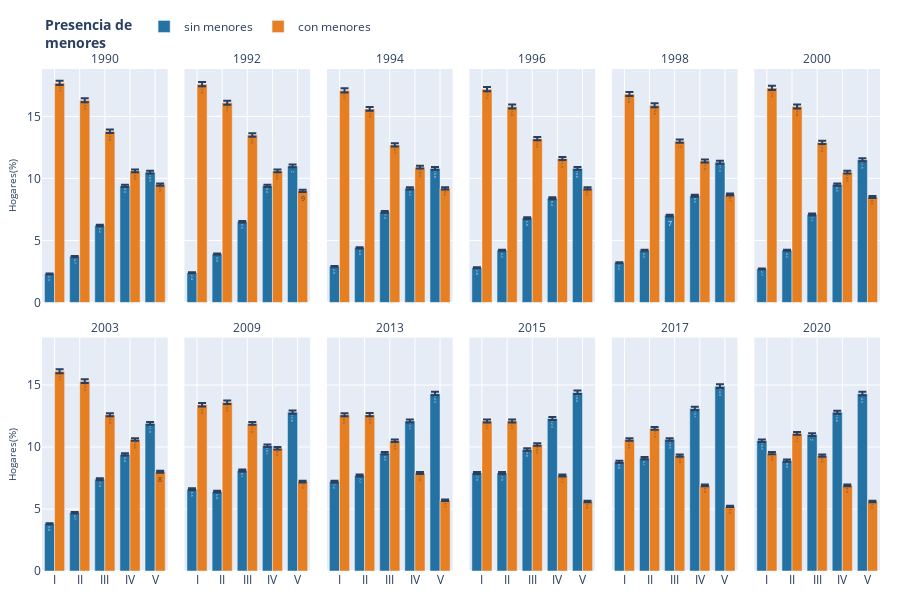

Notebook code for this chart:
### Code cell
df02 = pd.read_csv(rutas[1])
fig = px.bar(df02.loc[df02.tipo_est == 'proporcion'],
             x =  'quintil' ,
             y = 'dato', facet_col= 'anio',
             color = 'menor_18',
             facet_col_wrap=6,
             labels = {
                 'menor_18': '<b>Presencia de <br>menores</b>',
                 'dato': 'Hogares(%)',
                 # 'pobreza': None
                 # 'anio': 'Periodo'
             },
             error_y_minus='ic_bajo',
             error_y='ic_alto',
             # error_y={
             #     "type": "data",
             #     "symmetric": False,
             #     "array": 'ic_alto',
             #     "arrayminus": 'ic_bajo',
             #     "color": 'black',
             #     "thickness":3,
             #     "width":2
             # },
             # category_orders={
             #     'pobreza': ['no pobre','pobre no extremo', 'pobre extremo']
             # },

             color_discrete_map={
                 'sin menores': '#2471A3',
                 'con menores': '#E67E22'
             },
             text ='dato'


             )
fig.for_each_annotation(lambda a: a.update(text=a.text.split('=')[-1]),
                        # x=0.2, xref='x domain',
                        # y=0.8, yref='y domain'
                        )
fig.update_layout(template='plotly',
                  # title ='<b>Evolución de la distribución de hogares con y sin menores de 18 años, según situación de '
                  #        'pobreza</b>',
                  height=600,
                  # width=1100
                  margin=
                  dict(
                      l=20,
                      r=20,
                      b=20,
                      t=20
                  ),
                  barmode='group',
                  legend=dict(
                      # title=None,
                      orientation='h', y=1.02, yanchor='bottom', x=0.2, xanchor='center'
                  )
                  )
fig.update_xaxes(title=None,
                 showgrid=True,
                 tickangle=0,


                 )
fig.update_yaxes(
    title_font_size = 10,
    title_standoff = 8
)
fig.write_image('resultados/img/02_02_px.jpeg')

fig.show()

### Figure 1 — Plotly figure (JSON) as saved in the notebook; plotly's stock layout.template omitted (floating-point values rounded to 4 significant figures)
{"data": [{"alignmentgroup": "True", "error_y": {"array": [0.02547, 0.03989, 0.0656, 0.09891, 0.1102], "arrayminus": [0.02105, 0.03432, 0.05843, 0.08982, 0.1002]}, "hovertemplate": "<b>Presencia de <br>menores</b>=sin menores<br>anio=1990<br>quintil=%{x}<br>Hogares(%)=%{text}<extra></extra>", "legendgroup": "sin menores", "marker": {"color": "#2471A3", "pattern": {"shape": ""}}, "name": "sin menores", "offsetgroup": "sin menores", "orientation": "v", "showlegend": true, "text": [2.3, 3.7, 6.2, 9.4, 10.5], "textposition": "auto", "x": ["I", "II", "III", "IV", "V"], "xaxis": "x7", "y": [2.3, 3.7, 6.2, 9.4, 10.5], "yaxis": "y7", "type": "bar"}, {"alignmentgroup": "True", "error_y": {"array": [0.02641, 0.04173, 0.06858, 0.0982, 0.1141], "arrayminus": [0.02262, 0.03673, 0.06213, 0.09006, 0.1052]}, "hovertemplate": "<b>Presencia de <br>menores</b>=sin menores<br>anio=1992<br>quintil=%{x}<br>Hogares(%)=%{text}<extra></extra>", "legendgroup": "sin menores", "marker": {"color": "#2471A3", "pattern": {"shape": ""}}, "name": "sin menores", "offsetgroup": "sin menores", "orientation": "v", "showlegend": false, "text": [2.4, 3.9, 6.5, 9.4, 11.0], "textposition": "auto", "x": ["I", "II", "III", "IV", "V"], "xaxis": "x8", "y": [2.4, 3.9, 6.5, 9.4, 11.0], "yaxis": "y8", "type": "bar"}, {"alignmentgroup": "True", "error_y": {"array": [0.03135, 0.04636, 0.07651, 0.09556, 0.1122], "arrayminus": [0.02709, 0.0413, 0.0696, 0.08762, 0.1031]}, "hovertemplate": "<b>Presencia de <br>menores</b>=sin menores<br>anio=1994<br>quintil=%{x}<br>Hogares(%)=%{text}<extra></extra>", "legendgroup": "sin menores", "marker": {"color": "#2471A3", "pattern": {"shape": ""}}, "name": "sin menores", "offsetgroup": "sin menores", "orientation": "v", "showlegend": false, "text": [2.9, 4.4, 7.3, 9.2, 10.8], "textposition": "auto", "x": ["I", "II", "III", "IV", "V"], "xaxis": "x9", "y": [2.9, 4.4, 7.3, 9.2, 10.8], "yaxis": "y9", "type": "bar"}, {"alignmentgroup": "True", "error_y": {"array": [0.03068, 0.04502, 0.07268, 0.08907, 0.115], "arrayminus": [0.02485, 0.03899, 0.06451, 0.07903, 0.1018]}, "hovertemplate": "<b>Presencia de <br>menores</b>=sin menores<br>anio=1996<br>quintil=%{x}<br>Hogares(%)=%{text}<extra></extra>", "legendgroup": "sin menores", "marker": {"color": "#2471A3", "pattern": {"shape": ""}}, "name": "sin menores", "offsetgroup": "sin menores", "orientation": "v", "showlegend": false, "text": [2.8, 4.2, 6.8, 8.4, 10.8], "textposition": "auto", "x": ["I", "II", "III", "IV", "V"], "xaxis": "x10", "y": [2.8, 4.2, 6.8, 8.4, 10.8], "yaxis": "y10", "type": "bar"}, {"alignmentgroup": "True", "error_y": {"array": [0.03407, 0.04403, 0.07345, 0.08991, 0.118], "arrayminus": [0.02958, 0.03917, 0.06703, 0.08189, 0.1076]}, "hovertemplate": "<b>Presencia de <br>menores</b>=sin menores<br>anio=1998<br>quintil=%{x}<br>Hogares(%)=%{text}<extra></extra>", "legendgroup": "sin menores", "marker": {"color": "#2471A3", "pattern": {"shape": ""}}, "name": "sin menores", "offsetgroup": "sin menores", "orientation": "v", "showlegend": false, "text": [3.2, 4.2, 7.0, 8.6, 11.3], "textposition": "auto", "x": ["I", "II", "III", "IV", "V"], "xaxis": "x11", "y": [3.2, 4.2, 7.0, 8.6, 11.3], "yaxis": "y11", "type": "bar"}, {"alignmentgroup": "True", "error_y": {"array": [0.02892, 0.0448, 0.07552, 0.09959, 0.1209], "arrayminus": [0.02499, 0.03986, 0.06655, 0.09061, 0.109]}, "hovertemplate": "<b>Presencia de <br>menores</b>=sin menores<br>anio=2000<br>quintil=%{x}<br>Hogares(%)=%{text}<extra></extra>", "legendgroup": "sin menores", "marker": {"color": "#2471A3", "pattern": {"shape": ""}}, "name": "sin menores", "offsetgroup": "sin menores", "orientation": "v", "showlegend": false, "text": [2.7, 4.2, 7.1, 9.5, 11.5], "textposition": "auto", "x": ["I", "II", "III", "IV", "V"], "xaxis": "x12", "y": [2.7, 4.2, 7.1, 9.5, 11.5], "yaxis": "y12", "type": "bar"}, {"alignmentgroup": "True", "error_y": {"array": [0.04055, 0.04992, 0.07733, 0.09835, 0.1245], "arrayminus": [0.03642, 0.04443, 0.07071, 0.09031, 0.1138]}, "hovertemplate": "<b>Presencia de <br>menores</b>=sin menores<br>anio=2003<br>quintil=%{x}<br>Hogares(%)=%{text}<extra></extra>", "legendgroup": "sin menores", "marker": {"color": "#2471A3", "pattern": {"shape": ""}}, "name": "sin menores", "offsetgroup": "sin menores", "orientation": "v", "showlegend": false, "text": [3.8, 4.7, 7.4, 9.4, 11.9], "textposition": "auto", "x": ["I", "II", "III", "IV", "V"], "xaxis": "x", "y": [3.8, 4.7, 7.4, 9.4, 11.9], "yaxis": "y", "type": "bar"}, {"alignmentgroup": "True", "error_y": {"array": [0.06876, 0.06685, 0.0841, 0.1051, 0.1345], "arrayminus": [0.06348, 0.06131, 0.07757, 0.09712, 0.1217]}, "hovertemplate": "<b>Presencia de <br>menores</b>=sin menores<br>anio=2009<br>quintil=%{x}<br>Hogares(%)=%{text}<extra></extra>", "legendgroup": "sin menores", "marker": {"color": "#2471A3", "pattern": {"shape": ""}}, "name": "sin menores", "offsetgroup": "sin menores", "orientation": "v", "showlegend": false, "text": [6.6, 6.4, 8.1, 10.1, 12.8], "textposition": "auto", "x": ["I", "II", "III", "IV", "V"], "xaxis": "x2", "y": [6.6, 6.4, 8.1, 10.1, 12.8], "yaxis": "y2", "type": "bar"}, {"alignmentgroup": "True", "error_y": {"array": [0.07522, 0.08128, 0.09867, 0.1267, 0.1508], "arrayminus": [0.06865, 0.07277, 0.09095, 0.1161, 0.1356]}, "hovertemplate": "<b>Presencia de <br>menores</b>=sin menores<br>anio=2013<br>quintil=%{x}<br>Hogares(%)=%{text}<extra></extra>", "legendgroup": "sin menores", "marker": {"color": "#2471A3", "pattern": {"shape": ""}}, "name": "sin menores", "offsetgroup": "sin menores", "orientation": "v", "showlegend": false, "text": [7.2, 7.7, 9.5, 12.1, 14.3], "textposition": "auto", "x": ["I", "II", "III", "IV", "V"], "xaxis": "x3", "y": [7.2, 7.7, 9.5, 12.1, 14.3], "yaxis": "y3", "type": "bar"}, {"alignmentgroup": "True", "error_y": {"array": [0.0822, 0.08189, 0.1007, 0.1275, 0.1517], "arrayminus": [0.07651, 0.0761, 0.09447, 0.1195, 0.1369]}, "hovertemplate": "<b>Presencia de <br>menores</b>=sin menores<br>anio=2015<br>quintil=%{x}<br>Hogares(%)=%{text}<extra></extra>", "legendgroup": "sin menores", "marker": {"color": "#2471A3", "pattern": {"shape": ""}}, "name": "sin menores", "offsetgroup": "sin menores", "orientation": "v", "showlegend": false, "text": [7.9, 7.9, 9.8, 12.3, 14.4], "textposition": "auto", "x": ["I", "II", "III", "IV", "V"], "xaxis": "x4", "y": [7.9, 7.9, 9.8, 12.3, 14.4], "yaxis": "y4", "type": "bar"}, {"alignmentgroup": "True", "error_y": {"array": [0.09109, 0.09451, 0.1097, 0.1353, 0.1561], "arrayminus": [0.08507, 0.08826, 0.1027, 0.1271, 0.1415]}, "hovertemplate": "<b>Presencia de <br>menores</b>=sin menores<br>anio=2017<br>quintil=%{x}<br>Hogares(%)=%{text}<extra></extra>", "legendgroup": "sin menores", "marker": {"color": "#2471A3", "pattern": {"shape": ""}}, "name": "sin menores", "offsetgroup": "sin menores", "orientation": "v", "showlegend": false, "text": [8.8, 9.1, 10.6, 13.1, 14.9], "textposition": "auto", "x": ["I", "II", "III", "IV", "V"], "xaxis": "x5", "y": [8.8, 9.1, 10.6, 13.1, 14.9], "yaxis": "y5", "type": "bar"}, {"alignmentgroup": "True", "error_y": {"array": [0.1082, 0.09225, 0.1134, 0.1325, 0.1494], "arrayminus": [0.1015, 0.08602, 0.1062, 0.1246, 0.1377]}, "hovertemplate": "<b>Presencia de <br>menores</b>=sin menores<br>anio=2020<br>quintil=%{x}<br>Hogares(%)=%{text}<extra></extra>", "legendgroup": "sin menores", "marker": {"color": "#2471A3", "pattern": {"shape": ""}}, "name": "sin menores", "offsetgroup": "sin menores", "orientation": "v", "showlegend": false, "text": [10.5, 8.9, 11.0, 12.8, 14.3], "textposition": "auto", "x": ["I", "II", "III", "IV", "V"], "xaxis": "x6", "y": [10.5, 8.9, 11.0, 12.8, 14.3], "yaxis": "y6", "type": "bar"}, {"alignmentgroup": "True", "error_y": {"array": [0.1825, 0.1686, 0.1435, 0.1106, 0.09981], "arrayminus": [0.1713, 0.1576, 0.1329, 0.101, 0.0902]}, "hovertemplate": "<b>Presencia de <br>menores</b>=con menores<br>anio=1990<br>quintil=%{x}<br>Hogares(%)=%{text}<extra></extra>", "legendgroup": "con menores", "marker": {"color": "#E67E22", "pattern": {"shape": ""}}, "name": "con menores", "offsetgroup": "con menores", "orientation": "v", "showlegend": true, "text": [17.7, 16.3, 13.8, 10.6, 9.5], "textposition": "auto", "x": ["I", "II", "III", "IV", "V"], "xaxis": "x7", "y": [17.7, 16.3, 13.8, 10.6, 9.5], "yaxis": "y7", "type": "bar"}, {"alignmentgroup": "True", "error_y": {"array": [0.1805, 0.1657, 0.1394, 0.1105, 0.09465], "arrayminus": [0.1708, 0.156, 0.1301, 0.1017, 0.08637]}, "hovertemplate": "<b>Presencia de <br>menores</b>=con menores<br>anio=1992<br>quintil=%{x}<br>Hogares(%)=%{text}<extra></extra>", "legendgroup": "con menores", "marker": {"color": "#E67E22", "pattern": {"shape": ""}}, "name": "con menores", "offsetgroup": "con menores", "orientation": "v", "showlegend": false, "text": [17.6, 16.1, 13.5, 10.6, 9.0], "textposition": "auto", "x": ["I", "II", "III", "IV", "V"], "xaxis": "x8", "y": [17.6, 16.1, 13.5, 10.6, 9.0], "yaxis": "y8", "type": "bar"}, {"alignmentgroup": "True", "error_y": {"array": [0.1759, 0.1603, 0.1318, 0.1131, 0.09692], "arrayminus": [0.1667, 0.1511, 0.1227, 0.1041, 0.08808]}, "hovertemplate": "<b>Presencia de <br>menores</b>=con menores<br>anio=1994<br>quintil=%{x}<br>Hogares(%)=%{text}<extra></extra>", "legendgroup": "con menores", "marker": {"color": "#E67E22", "pattern": {"shape": ""}}, "name": "con menores", "offsetgroup": "con menores", "orientation": "v", "showlegend": false, "text": [17.1, 15.6, 12.7, 10.9, 9.2], "textposition": "auto", "x": ["I", "II", "III", "IV", "V"], "xaxis": "x9", "y": [17.1, 15.6, 12.7, 10.9, 9.2], "yaxis": "y9", "type": "bar"}, {"alignmentgroup": "True", "error_y": {"array": [0.1788, 0.1645, 0.1379, 0.1225, 0.09812], "arrayminus": [0.1662, 0.1519, 0.1254, 0.1099, 0.08585]}, "hovertemplate": "<b>Presencia de <br>menores</b>=con menores<br>anio=1996<br>quintil=%{x}<br>Hogares(%)=%{text}<extra></extra>", "legendgroup": "con menores", "marker": {"color": "#E67E22", "pattern": {"shape": ""}}, "name": "con menores", "offsetgroup": "con menores", "orientation": "v", "showlegend": false, "text": [17.2, 15.8, 13.2, 11.6, 9.2], "textposition": "auto", "x": ["I", "II", "III", "IV", "V"], "xaxis": "x10", "y": [17.2, 15.8, 13.2, 11.6, 9.2], "yaxis": "y10", "type": "bar"}, {"alignmentgroup": "True", "error_y": {"array": [0.1729, 0.1636, 0.1345, 0.119, 0.09205], "arrayminus": [0.1634, 0.1538, 0.1253, 0.1096, 0.0828]}, "hovertemplate": "<b>Presencia de <br>menores</b>=con menores<br>anio=1998<br>quintil=%{x}<br>Hogares(%)=%{text}<extra></extra>", "legendgroup": "con menores", "marker": {"color": "#E67E22", "pattern": {"shape": ""}}, "name": "con menores", "offsetgroup": "con menores", "orientation": "v", "showlegend": false, "text": [16.8, 15.9, 13.0, 11.4, 8.7], "textposition": "auto", "x": ["I", "II", "III", "IV", "V"], "xaxis": "x11", "y": [16.8, 15.9, 13.0, 11.4, 8.7], "yaxis": "y11", "type": "bar"}, {"alignmentgroup": "True", "error_y": {"array": [0.1782, 0.1627, 0.1365, 0.1106, 0.09072], "arrayminus": [0.1683, 0.1526, 0.122, 0.09976, 0.07997]}, "hovertemplate": "<b>Presencia de <br>menores</b>=con menores<br>anio=2000<br>quintil=%{x}<br>Hogares(%)=%{text}<extra></extra>", "legendgroup": "con menores", "marker": {"color": "#E67E22", "pattern": {"shape": ""}}, "name": "con menores", "offsetgroup": "con menores", "orientation": "v", "showlegend": false, "text": [17.3, 15.8, 12.9, 10.5, 8.5], "textposition": "auto", "x": ["I", "II", "III", "IV", "V"], "xaxis": "x12", "y": [17.3, 15.8, 12.9, 10.5, 8.5], "yaxis": "y12", "type": "bar"}, {"alignmentgroup": "True", "error_y": {"array": [0.1662, 0.1585, 0.1307, 0.1114, 0.08554], "arrayminus": [0.1565, 0.148, 0.1215, 0.1013, 0.07561]}, "hovertemplate": "<b>Presencia de <br>menores</b>=con menores<br>anio=2003<br>quintil=%{x}<br>Hogares(%)=%{text}<extra></extra>", "legendgroup": "con menores", "marker": {"color": "#E67E22", "pattern": {"shape": ""}}, "name": "con menores", "offsetgroup": "con menores", "orientation": "v", "showlegend": false, "text": [16.1, 15.3, 12.6, 10.6, 8.0], "textposition": "auto", "x": ["I", "II", "III", "IV", "V"], "xaxis": "x", "y": [16.1, 15.3, 12.6, 10.6, 8.0], "yaxis": "y", "type": "bar"}, {"alignmentgroup": "True", "error_y": {"array": [0.1379, 0.1403, 0.1235, 0.1031, 0.0767], "arrayminus": [0.1301, 0.1318, 0.1153, 0.09469, 0.06766]}, "hovertemplate": "<b>Presencia de <br>menores</b>=con menores<br>anio=2009<br>quintil=%{x}<br>Hogares(%)=%{text}<extra></extra>", "legendgroup": "con menores", "marker": {"color": "#E67E22", "pattern": {"shape": ""}}, "name": "con menores", "offsetgroup": "con menores", "orientation": "v", "showlegend": false, "text": [13.4, 13.6, 11.9, 9.9, 7.2], "textposition": "auto", "x": ["I", "II", "III", "IV", "V"], "xaxis": "x2", "y": [13.4, 13.6, 11.9, 9.9, 7.2], "yaxis": "y2", "type": "bar"}, {"alignmentgroup": "True", "error_y": {"array": [0.1309, 0.1315, 0.1104, 0.08342, 0.06183], "arrayminus": [0.1207, 0.1198, 0.1003, 0.07416, 0.05254]}, "hovertemplate": "<b>Presencia de <br>menores</b>=con menores<br>anio=2013<br>quintil=%{x}<br>Hogares(%)=%{text}<extra></extra>", "legendgroup": "con menores", "marker": {"color": "#E67E22", "pattern": {"shape": ""}}, "name": "con menores", "offsetgroup": "con menores", "orientation": "v", "showlegend": false, "text": [12.6, 12.6, 10.5, 7.9, 5.7], "textposition": "auto", "x": ["I", "II", "III", "IV", "V"], "xaxis": "x3", "y": [12.6, 12.6, 10.5, 7.9, 5.7], "yaxis": "y3", "type": "bar"}, {"alignmentgroup": "True", "error_y": {"array": [0.1246, 0.1248, 0.1061, 0.07999, 0.05977], "arrayminus": [0.1169, 0.1174, 0.09883, 0.07333, 0.05221]}, "hovertemplate": "<b>Presencia de <br>menores</b>=con menores<br>anio=2015<br>quintil=%{x}<br>Hogares(%)=%{text}<extra></extra>", "legendgroup": "con menores", "marker": {"color": "#E67E22", "pattern": {"shape": ""}}, "name": "con menores", "offsetgroup": "con menores", "orientation": "v", "showlegend": false, "text": [12.1, 12.1, 10.2, 7.7, 5.6], "textposition": "auto", "x": ["I", "II", "III", "IV", "V"], "xaxis": "x4", "y": [12.1, 12.1, 10.2, 7.7, 5.6], "yaxis": "y4", "type": "bar"}, {"alignmentgroup": "True", "error_y": {"array": [0.1106, 0.1186, 0.09821, 0.07208, 0.05583], "arrayminus": [0.1024, 0.1107, 0.08886, 0.06522, 0.04795]}, "hovertemplate": "<b>Presencia de <br>menores</b>=con menores<br>anio=2017<br>quintil=%{x}<br>Hogares(%)=%{text}<extra></extra>", "legendgroup": "con menores", "marker": {"color": "#E67E22", "pattern": {"shape": ""}}, "name": "con menores", "offsetgroup": "con menores", "orientation": "v", "showlegend": false, "text": [10.6, 11.5, 9.3, 6.9, 5.2], "textposition": "auto", "x": ["I", "II", "III", "IV", "V"], "xaxis": "x5", "y": [10.6, 11.5, 9.3, 6.9, 5.2], "yaxis": "y5", "type": "bar"}, {"alignmentgroup": "True", "error_y": {"array": [0.09886, 0.115, 0.1046, 0.07214, 0.06005], "arrayminus": [0.09171, 0.1073, 0.08302, 0.06527, 0.0527]}, "hovertemplate": "<b>Presencia de <br>menores</b>=con menores<br>anio=2020<br>quintil=%{x}<br>Hogares(%)=%{text}<extra></extra>", "legendgroup": "con menores", "marker": {"color": "#E67E22", "pattern": {"shape": ""}}, "name": "con menores", "offsetgroup": "con menores", "orientation": "v", "showlegend": false, "text": [9.5, 11.1, 9.3, 6.9, 5.6], "textposition": "auto", "x": ["I", "II", "III", "IV", "V"], "xaxis": "x6", "y": [9.5, 11.1, 9.3, 6.9, 5.6], "yaxis": "y6", "type": "bar"}], "layout": {"xaxis": {"anchor": "y", "domain": [0.0, 0.15], "title": {}, "showgrid": true, "tickangle": 0}, "yaxis": {"anchor": "x", "domain": [0.0, 0.465], "title": {"text": "Hogares(%)", "font": {"size": 10}, "standoff": 8}}, "xaxis2": {"anchor": "y2", "domain": [0.17, 0.32], "matches": "x", "title": {}, "showgrid": true, "tickangle": 0}, "yaxis2": {"anchor": "x2", "domain": [0.0, 0.465], "matches": "y", "showticklabels": false, "title": {"font": {"size": 10}, "standoff": 8}}, "xaxis3": {"anchor": "y3", "domain": [0.34, 0.49], "matches": "x", "title": {}, "showgrid": true, "tickangle": 0}, "yaxis3": {"anchor": "x3", "domain": [0.0, 0.465], "matches": "y", "showticklabels": false, "title": {"font": {"size": 10}, "standoff": 8}}, "xaxis4": {"anchor": "y4", "domain": [0.51, 0.66], "matches": "x", "title": {}, "showgrid": true, "tickangle": 0}, "yaxis4": {"anchor": "x4", "domain": [0.0, 0.465], "matches": "y", "showticklabels": false, "title": {"font": {"size": 10}, "standoff": 8}}, "xaxis5": {"anchor": "y5", "domain": [0.68, 0.83], "matches": "x", "title": {}, "showgrid": true, "tickangle": 0}, "yaxis5": {"anchor": "x5", "domain": [0.0, 0.465], "matches": "y", "showticklabels": false, "title": {"font": {"size": 10}, "standoff": 8}}, "xaxis6": {"anchor": "y6", "domain": [0.85, 1.0], "matches": "x", "title": {}, "showgrid": true, "tickangle": 0}, "yaxis6": {"anchor": "x6", "domain": [0.0, 0.465], "matches": "y", "showticklabels": false, "title": {"font": {"size": 10}, "standoff": 8}}, "xaxis7": {"anchor": "y7", "domain": [0.0, 0.15], "matches": "x", "showticklabels": false, "title": {}, "showgrid": true, "tickangle": 0}, "yaxis7": {"anchor": "x7", "domain": [0.535, 1.0], "matches": "y", "title": {"text": "Hogares(%)", "font": {"size": 10}, "standoff": 8}}, "xaxis8": {"anchor": "y8", "domain": [0.17, 0.32], "matches": "x", "showticklabels": false, "title": {}, "showgrid": true, "tickangle": 0}, "yaxis8": {"anchor": "x8", "domain": [0.535, 1.0], "matches": "y", "showticklabels": false, "title": {"font": {"size": 10}, "standoff": 8}}, "xaxis9": {"anchor": "y9", "domain": [0.34, 0.49], "matches": "x", "showticklabels": false, "title": {}, "showgrid": true, "tickangle": 0}, "yaxis9": {"anchor": "x9", "domain": [0.535, 1.0], "matches": "y", "showticklabels": false, "title": {"font": {"size": 10}, "standoff": 8}}, "xaxis10": {"anchor": "y10", "domain": [0.51, 0.66], "matches": "x", "showticklabels": false, "title": {}, "showgrid": true, "tickangle": 0}, "yaxis10": {"anchor": "x10", "domain": [0.535, 1.0], "matches": "y", "showticklabels": false, "title": {"font": {"size": 10}, "standoff": 8}}, "xaxis11": {"anchor": "y11", "domain": [0.68, 0.83], "matches": "x", "showticklabels": false, "title": {}, "showgrid": true, "tickangle": 0}, "yaxis11": {"anchor": "x11", "domain": [0.535, 1.0], "matches": "y", "showticklabels": false, "title": {"font": {"size": 10}, "standoff": 8}}, "xaxis12": {"anchor": "y12", "domain": [0.85, 1.0], "matches": "x", "showticklabels": false, "title": {}, "showgrid": true, "tickangle": 0}, "yaxis12": {"anchor": "x12", "domain": [0.535, 1.0], "matches": "y", "showticklabels": false, "title": {"font": {"size": 10}, "standoff": 8}}, "annotations": [{"font": {}, "showarrow": false, "text": "2003", "x": 0.075, "xanchor": "center", "xref": "paper", "y": 0.465, "yanchor": "bottom", "yref": "paper"}, {"font": {}, "showarrow": false, "text": "2009", "x": 0.245, "xanchor": "center", "xref": "paper", "y": 0.465, "yanchor": "bottom", "yref": "paper"}, {"font": {}, "showarrow": false, "text": "2013", "x": 0.415, "xanchor": "center", "xref": "paper", "y": 0.465, "yanchor": "bottom", "yref": "paper"}, {"font": {}, "showarrow": false, "text": "2015", "x": 0.585, "xanchor": "center", "xref": "paper", "y": 0.465, "yanchor": "bottom", "yref": "paper"}, {"font": {}, "showarrow": false, "text": "2017", "x": 0.755, "xanchor": "center", "xref": "paper", "y": 0.465, "yanchor": "bottom", "yref": "paper"}, {"font": {}, "showarrow": false, "text": "2020", "x": 0.925, "xanchor": "center", "xref": "paper", "y": 0.465, "yanchor": "bottom", "yref": "paper"}, {"font": {}, "showarrow": false, "text": "1990", "x": 0.075, "xanchor": "center", "xref": "paper", "y": 1.0, "yanchor": "bottom", "yref": "paper"}, {"font": {}, "showarrow": false, "text": "1992", "x": 0.245, "xanchor": "center", "xref": "paper", "y": 1.0, "yanchor": "bottom", "yref": "paper"}, {"font": {}, "showarrow": false, "text": "1994", "x": 0.415, "xanchor": "center", "xref": "paper", "y": 1.0, "yanchor": "bottom", "yref": "paper"}, {"font": {}, "showarrow": false, "text": "1996", "x": 0.585, "xanchor": "center", "xref": "paper", "y": 1.0, "yanchor": "bottom", "yref": "paper"}, {"font": {}, "showarrow": false, "text": "1998", "x": 0.755, "xanchor": "center", "xref": "paper", "y": 1.0, "yanchor": "bottom", "yref": "paper"}, {"font": {}, "showarrow": false, "text": "2000", "x": 0.925, "xanchor": "center", "xref": "paper", "y": 1.0, "yanchor": "bottom", "yref": "paper"}], "legend": {"title": {"text": "<b>Presencia de <br>menores</b>"}, "tracegroupgap": 0, "orientation": "h", "y": 1.02, "yanchor": "bottom", "x": 0.2, "xanchor": "center"}, "margin": {"t": 20, "l": 20, "r": 20, "b": 20}, "barmode": "group", "height": 600}}
